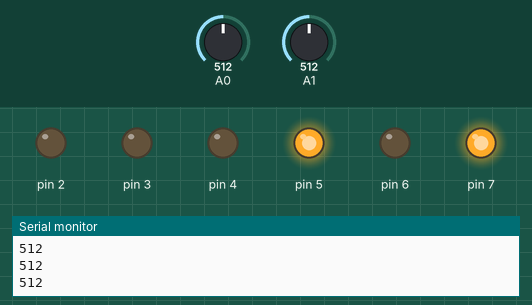
Recording of a sketch running on a simulated Arduino Uno, built with avr-gcc and run on an emulated ATmega328P. Shown: output pins drawn as LEDs (lit = HIGH), the last lines printed to the serial monitor. Dashed ring = blinking. The inputs (shaded band) are chosen by the test bench; at power-on: A1 = 512, A0 = 512.

Above: at 2.3 s.
2.4 s: A1 set to 140
At 4.7 s:
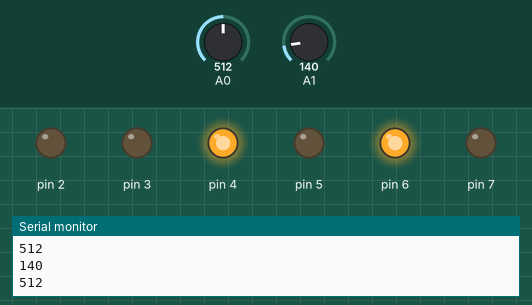
5.5 s: A0 set to 164
8.2 s: A0 set to 136
At 10.6 s:
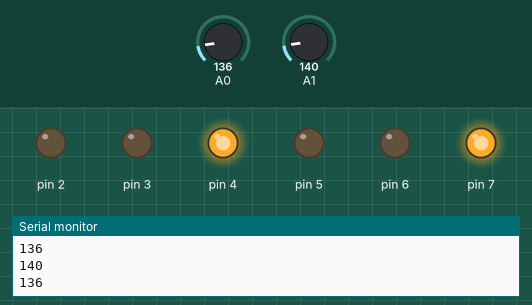
11.5 s: A0 set to 160
At 14.2 s:
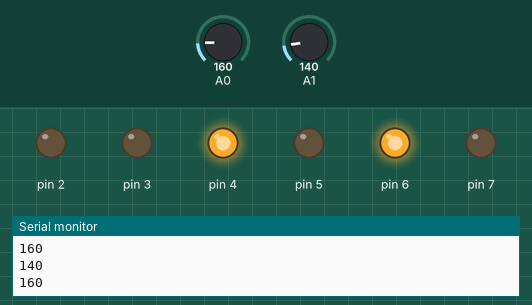
14.5 s: A1 set to 158
At 17.9 s:
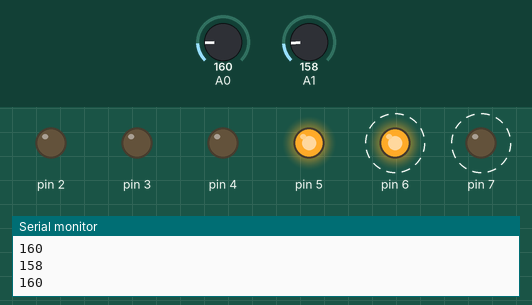
19.5 s: A1 set to 122
At 21.2 s:
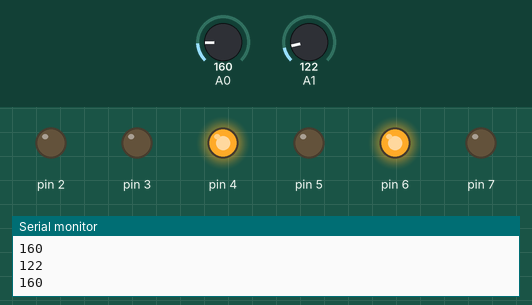
Timing chart, 0 to 22.7 s (numbered marks = the images above; inputs shaded):
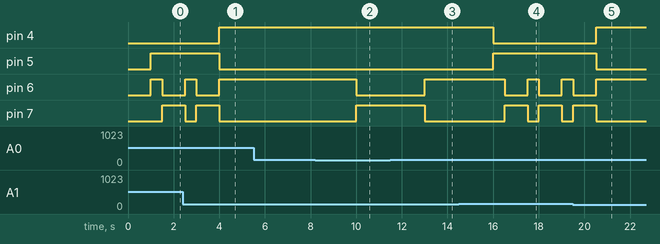

Measured:
- the behaviour switches between 150 and 149 on A0 (found by bisection; images 1 and 2)
- the behaviour switches between 150 and 151 on A1 (found by bisection; images 3 and 4)
- after the input at 2.4 s, pin 4: LOW → HIGH after 1.6 s; pin 5: HIGH → LOW after 1.6 s; pin 6: goes on until 4.0 s, then stays HIGH; pin 7: goes on until 4.0 s, then stays LOW
- after the input at 8.2 s, pin 6: HIGH → LOW after 1.8 s; pin 7: LOW → HIGH after 1.8 s
- after the input at 11.5 s, pin 6: LOW → HIGH after 1.5 s; pin 7: HIGH → LOW after 1.5 s
- after the input at 14.5 s, pin 4: HIGH → LOW after 1.5 s; pin 5: LOW → HIGH after 1.5 s; pin 6: alternates HIGH for 0.50 s and LOW for 1.0 s, starting after 2.0 s; pin 7: alternates HIGH for 1.0 s and LOW for 0.50 s, starting after 2.0 s
- after the input at 19.5 s, pin 4: LOW → HIGH after 1.0 s; pin 5: HIGH → LOW after 1.0 s; pin 6: goes on until 20.5 s, then stays HIGH; pin 7: goes on until 20.5 s, then stays LOW

The sketch:

Depth_Avoider_with_IR_sensors.ino
```cpp
#include <avr/io.h>
#include <util/delay.h>
#define bitn(p) (0x01 << (p))
#define checkbit(x,y) ((x) & (bitn(y)))

int main()
{
  int left_IR, right_IR;
  Serial.begin(2000000);
  DDRD = 0xFF;
  while(1)
  {
    ADMUX = 0x40;
    ADCSRA = 0xC7;
    while(checkbit(ADCSRA, ADSC));
    right_IR = ADCW;
    ADMUX = 0x41;
    ADCSRA = 0xC7;
    while(checkbit(ADCSRA, ADSC));
    left_IR = ADCW;
    Serial.println(left_IR);
    Serial.println(right_IR);
    _delay_ms(1000);

    if (right_IR > 150 && left_IR > 150) //backwards, then right
    {
      PORTD = 0b01100000;
      _delay_ms(500);
      PORTD = 0b10100000;

    }
    if (right_IR < 150 && left_IR > 150) // right
    {
      PORTD = 0b10100000;
    }
    if (right_IR > 150 && left_IR < 150) // left
    {
      PORTD = 0b01010000;
    }
    if (right_IR < 150 && left_IR < 150) //forward
    {
      PORTD = 0b10010000;
    }
  }
}
```
